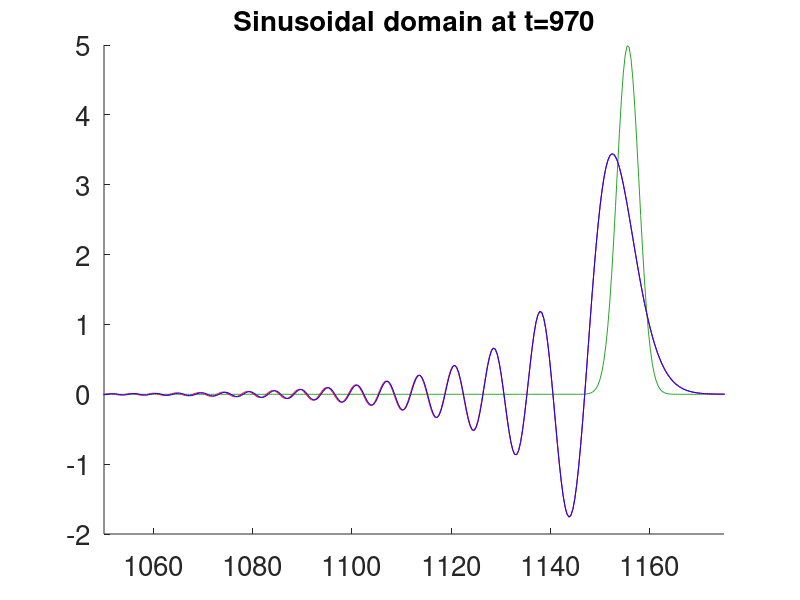

This figure's MATLAB source: (Note: this script raises an error after producing the figure.)
function solver
clc; clear

t=970;
xshift=1000;

%% non-zoomed plot
[x,s0]=stress(t,0,0,0); [x,s2]=stress(t,1,0,0);
[x,s4]=stress(t,1,1,0); [x,s6]=stress(t,1,1,1);
x=x-200+xshift;
figure(1); clf; hold on
set(1, 'Position', [50 50 800 300])
set(gca,'FontSize',20)
plot(x,s0,'Color',[0.15,0.65,0.15]); 
plot(x,s2,'r')
plot(x,s4,'Color',[1,0.4,0.6]); 
plot(x,s6,'b')
title(['Sinusoidal domain at t=' num2str(t)],'fontsize',20)
xlim([50+xshift 175+xshift])
% plot finite volume solution
FV=textread('stress.txt');
xFV=FV(:,1); xFV=linspace(xshift,200+xshift,length(xFV))+xFV(1);
sFV=FV(:,2);
plot(xFV,sFV,'--k')
leg=legend('leading order','2nd correction','4th correction','6th correction','FV solution','location','northwest');
set(leg,'FontSize',20)

%% zoomed plot
[x,s0]=stress(t,0,0,0); [x,s2]=stress(t,1,0,0);
[x,s4]=stress(t,1,1,0); [x,s6]=stress(t,1,1,1);
x=x-200+xshift;
figure(2); clf; hold on
set(2, 'Position', [50 50 800 300])
set(gca,'FontSize',20)
plot(x,s0,'Color',[0.15,0.65,0.15]); 
plot(x,s2,'r')
plot(x,s4,'Color',[1,0.4,0.6]); 
plot(x,s6,'b')
title(['Sinusoidal domain at t=' num2str(t)],'fontsize',20)
axis([79+xshift 81+xshift -0.075 0.075])
% plot finite volume solution
FV=textread('stress.txt');
xFV=FV(:,1); xFV=linspace(xshift,200+xshift,length(xFV))+xFV(1); 
sFV=FV(:,2);
plot(xFV,sFV,'--k')
%
FV=textread('stress_normal.txt');
xFV=FV(:,1); xFV=linspace(xshift,200+xshift,length(xFV))+xFV(1);
sFV=FV(:,2);
plot(xFV,sFV,'--c')
leg=legend('leading order','2nd correction','4th correction','6th correction',...
    'FV finer solution','FV coarser solution','location','northwest');
set(leg,'FontSize',20)


function [x,stress] = stress(t,delta2,delta4,delta6)
%coefficients
a2 = delta2*  -0.013208894074369;
a4 = delta4*  -1.817206413939849e-04;
a6 = delta6*  6.071198284057355e-06;
b2  = delta2*   -0.011033010870322;
b4  = delta4*   -2.347404625178936e-05;
b6  = delta6*   6.906004360487817e-06;

Kh=1.25; ph=0.64;
ceff=sqrt(Kh/ph);

% physical domain
x_lower=0; x_upper=400;
mx=2^10; %Number of Fourier modes
Lx=x_upper-x_lower;
kx = (2*pi/Lx)*[0:(mx/2-1) (-mx/2):-1]; % Wavenumber vector in x

%discretized domain
dx = (x_upper-x_lower)/mx;
x = (0:(mx-1))*dx;

%initial conditions
A=5; %amp is half of FV since another half travels to the left
x0=(x_upper-x_lower)/2;
varx=5;
s=A*exp(-(x-x0).^2/(2*varx)); %IC hom in y

% velocity as a function of wave number
delta=1;
c=@(k)ceff.*sqrt(1+delta^2*(a2+b2)*k.^2 ...
        -delta^4*(-a2*b2+b4+a4)*k.^4 ...
        +delta^6*(-a2*b4-a4*b2+b6+a6)*k.^6 ...
        +delta^8*(a2*b6+a4*b4+a6*b2)*k.^8 ...
        -delta^10*(a4*b6+a6*b4)*k.^10 ...
        +delta^12*(a6*b6)*k.^12 );

% solve diferential equation
shat=fft(s);
shift=t*c(kx);
sshifted=real(ifft2(exp(-1i*kx.*shift).*shat));
stress=sshifted;

end

end